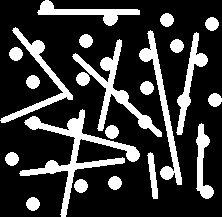
#> input picture 04_lab/art3.bmp, 222 x 217 px
$ python Aula_04_exe_05.py
#> lines starting #> are read from the running program, lines starting #| are printed output that depends on the picture; after the words box and inside, x2 and y2 are one past the last pixel; in counts of white or black regions, pixels touching at a corner belong together
#!/usr/bin/env python3
"""
***DESCRIPTION***
"""

"""
IMPORTS
"""
import cv2

"""
METADATA
"""
__author__ = 'Joao Santos'
__copyright__ = 'Copyright November2021'
__credits__ = ['Joao Santos']
__version__ = '1.0.0'
__maintainer__ = 'Joao Santos'
__email__ = 'joao.pm.santos96@gmail.com'
__status__ = 'Production'
# __license__ = 'GPL'

"""
TODO
"""

"""
CLASS DEFINITIONS
"""

"""
FUNCTIONS DEFINITIONS
"""
def main():

    image = cv2.imread('art3.bmp')
#> image is the input picture: shape (217, 222, 3); 22.2% white; 22 white regions, largest, box (x1, y1, x2, y2) and area: (19, 109, 140, 217) 2271, (72, 39, 162, 137) 1502, (139, 30, 182, 185) 1227

    kernel = cv2.getStructuringElement(cv2.MORPH_ELLIPSE, (11,11))
    opening = cv2.morphologyEx(image, cv2.MORPH_OPEN, kernel)
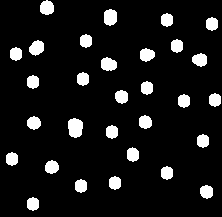
#> opening: shape (217, 222, 3); 9.2% white; 30 white regions, largest, box (x1, y1, x2, y2) and area: (68, 118, 83, 138) 244, (104, 9, 117, 26) 185, (101, 57, 117, 71) 176

    cv2.imshow('1', image)
    cv2.imshow('2', opening)
    cv2.waitKey(0)

    image = cv2.imread('art2.bmp')
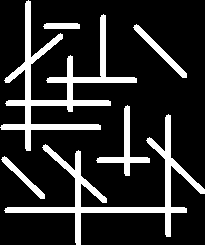
#> input picture 04_lab/art2.bmp, 205 x 245 px
#> image is the input picture: shape (245, 205, 3); 16.9% white; 6 white regions, box (x1, y1, x2, y2) and area: (0, 0, 137, 151) 3611, (4, 114, 205, 245) 3181, (96, 105, 150, 176) 696, (133, 24, 187, 78) 459, (1, 156, 45, 199) 346, (43, 23, 80, 29) 213

    for size in [(3,9), (9,3)]:

        kernel = cv2.getStructuringElement(cv2.MORPH_RECT, size)
        opening = cv2.morphologyEx(image, cv2.MORPH_OPEN, kernel)

        cv2.imshow('1', image)
        cv2.imshow('2', opening)
        cv2.waitKey(0)
#> this loop made 2 passes
#> pass 1, in main, `opening = cv2.morphologyEx(image, cv2.MORPH_OPEN, kernel)`:
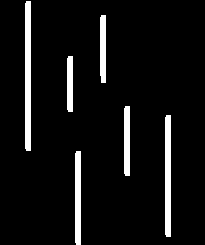
#> opening: shape (245, 205, 3); 6.6% white; 6 white regions, box (x1, y1, x2, y2) and area: (25, 1, 31, 151) 896, (165, 115, 171, 237) 728, (75, 151, 81, 245) 560, (124, 106, 130, 176) 416, (100, 15, 106, 83) 399, (67, 56, 73, 112) 332
#> pass 2, in main, `opening = cv2.morphologyEx(image, cv2.MORPH_OPEN, kernel)`:
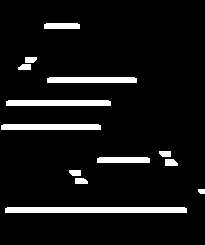
#> opening: shape (245, 205, 3); 7.6% white; 13 white regions, largest, box (x1, y1, x2, y2) and area: (5, 207, 187, 213) 1088, (6, 100, 111, 106) 626, (1, 124, 101, 130) 596


"""
MAIN
"""
if __name__ == '__main__':
    main()
